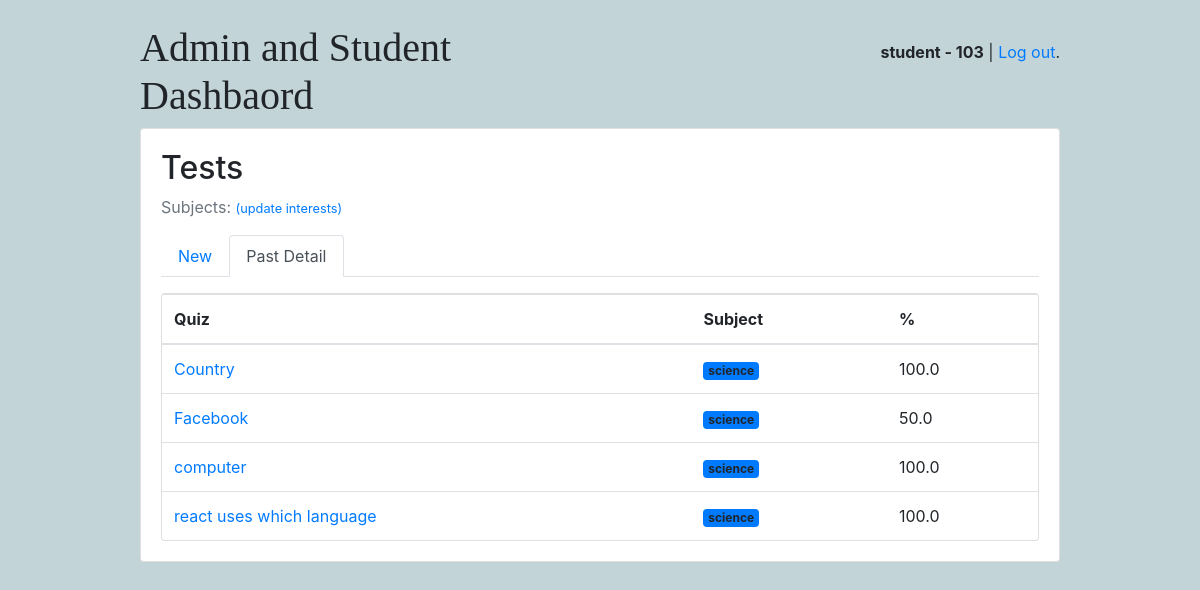
/students/taken/ (signed in), run on the app's committed database.
### school/models.py (models this page shows, shortened)
class User(AbstractUser):
    is_student = models.BooleanField(default=False)
    is_admin = models.BooleanField(default= False)

class Student(models.Model):
    user = models.OneToOneField(User,on_delete=models.CASCADE, primary_key= True)
    tests = models.ManyToManyField(Test, through='TakenQuiz')
    interests = models.ManyToManyField(Topic, related_name="interested_student")
    score = models.IntegerField(default=0)

class TakenQuiz(models.Model):
    student = models.ForeignKey(Student, on_delete=models.CASCADE, related_name="taken_test")
    test = models.ForeignKey(Test, on_delete= models.CASCADE, related_name= 'taken_test')
    score = models.IntegerField()
    percentage = models.FloatField()
    date = models.DateTimeField(auto_now_add=True)

class Test(models.Model):
    owner = models.ForeignKey(User, on_delete=models.CASCADE, related_name="tests")
    name= models.CharField(max_length=255)
    topic = models.ForeignKey(Topic, on_delete=models.CASCADE, related_name='tests')

class Topic(models.Model):
    name = models.CharField(max_length=50)
    color = models.CharField(max_length=10,default='#007bff')
    def get_htm_badge(self):
        name = escape(self.name)
        color = escape(self.color)
        html = '<span class="badge badge-prmary" style="background-color: %s">%s</span>' % (color, name)
        return mark_safe(html)

### school/view/student.py (the view)
# urls.py: path('taken/', STakenQuizListView.as_view(), name='taken_quiz_list'),
@method_decorator([login_required, student_required], name='dispatch')
class STakenQuizListView(ListView):
    model = TakenQuiz
    context_object_name = 'taken_test'
    template_name = 'student/taken_quiz_list.html'
    def get_queryset(self):
        queryset = self.request.user.student.taken_test \
            .select_related('test', 'test__topic') \
            .order_by('test__name')
        return queryset

### templates/student/taken_quiz_list.html
{% extends 'base.html' %}
{% block content %}
  {% include 'student/_header.html' with active='taken' %}
  <div class="card">
    <table class="table mb-0">
      <thead>
        <tr>
          <th>Quiz</th>
          <th>Subject</th>
          <th>%</th>
        </tr>
      </thead>
      <tbody>
        {% for taken_tests in taken_test %}
          <tr>
            <td><a href="{% url 'students:student_quiz_results' taken_tests.test.id %}">{{ taken_tests.test.name }}</a></td>
            <td>{{ taken_tests.test.topic.get_htm_badge }}</td>
            <td>{{ taken_tests.percentage }}</td>
          </tr>
        {% empty %}
          <tr>
            <td class="bg-light text-center font-italic" colspan="3">You haven't completed any quiz yet.</td>
          </tr>
        {% endfor %}
      </tbody>
    </table>
  </div>
{% endblock %}

### templates/base.html (shortened to what this page needs)
{% load static %}<!doctype html>
<html lang="en">
  <head>
    <link rel="stylesheet" href="{% static 'css/bootstrap.min.css' %}">
    <link rel="stylesheet" type="text/css" href="{% static 'css/app.css' %}">
    {% if user.is_authenticated and user.is_admin %}
      <link rel="stylesheet" type="text/css" href="{% static 'css/teachers.css' %}">
    {% else %}
      <link rel="stylesheet" type="text/css" href="{% static 'css/students.css' %}">
    {% endif %}
  </head>
  <body>
    <div class="container my-4">
      <div class="row justify-content-center">
        <div class="col-md-10 col-sm-12">
          <div class="row">
            <div class="col-6">
              <h1 class="logo">
                <a href="{% url 'home' %}">
                  Admin and Student Dashbaord
                </a>
              </h1>
            </div>
            <div class="col-6 text-right">
              {% if user.is_authenticated %}
                <p class="pt-3"><strong>{{ user.username }}{% if user.is_student %} - {{user.student.score}}{% endif %}</strong> | <a href="{% url 'logout' %}">Log out</a>.</p>
              {% else %}
                <a href="{% url 'login' %}" class="btn btn-light" role="button">Log in</a>
                <a href="{% url 'signup' %}" class="btn btn-primary" role="button">Sign up</a>
              {% endif %}
            </div>
          </div>
          <div class="card mb-3">
            <div class="card-body">
              {% block content %}
              {% endblock %}
            </div>
          </div>
        </div>
      </div>
    </div>
  </body>
</html>

### static/css/app.css (style rules this page uses)
.logo { font-family: 'Clicker Script', cursive; }
.logo a { color: #212529; text-decoration: none; }

### static/css/students.css (style rules this page uses)
body { background-color: #c2d4d8; }

### data on the page
User: username "student", student.score "103"
TakenQuiz: test.name "Country", test.topic.get_htm_badge "science", percentage "100.0"
TakenQuiz: test.name "Facebook", test.topic.get_htm_badge "science", percentage "50.0"
TakenQuiz: test.name "computer", test.topic.get_htm_badge "science", percentage "100.0"
TakenQuiz: test.name "react uses which language", test.topic.get_htm_badge "science", percentage "100.0"
